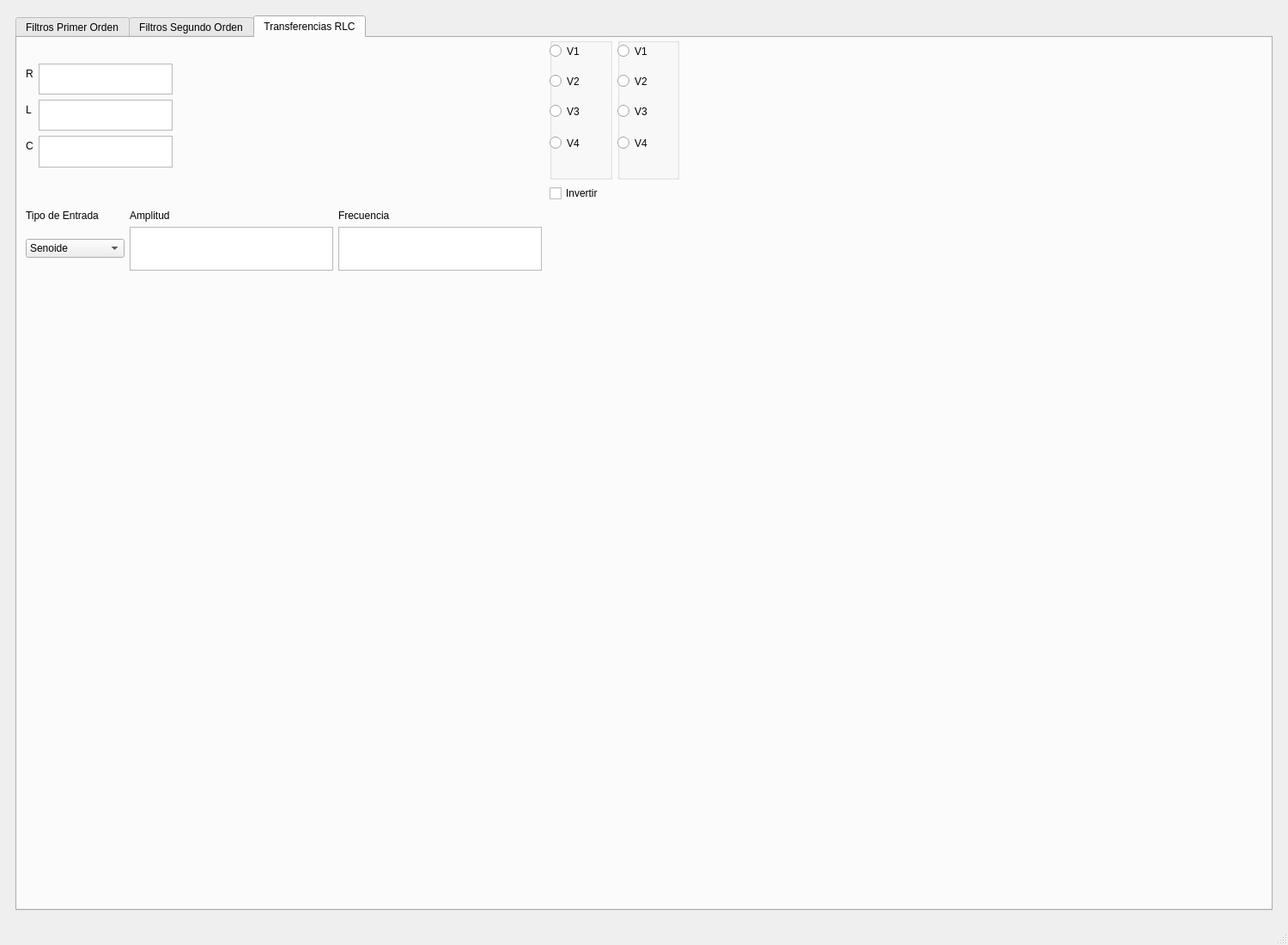
<?xml version="1.0" encoding="UTF-8"?>
<ui version="4.0">
 <class>MainWindow</class>
 <widget class="QMainWindow" name="MainWindow">
  <property name="geometry">
   <rect>
    <x>0</x>
    <y>0</y>
    <width>1500</width>
    <height>1100</height>
   </rect>
  </property>
  <property name="windowTitle">
   <string>MainWindow</string>
  </property>
  <widget class="QWidget" name="centralwidget">
   <layout class="QGridLayout" name="gridLayout_2">
    <item row="0" column="0">
     <widget class="QFrame" name="mainframe">
      <layout class="QGridLayout" name="gridLayout">
       <item row="0" column="0">
        <widget class="QTabWidget" name="tabWidget">
         <property name="currentIndex">
          <number>2</number>
         </property>
         <widget class="QWidget" name="tabprimerorden">
          <attribute name="title">
           <string>Filtros Primer Orden</string>
          </attribute>
          <widget class="QWidget" name="verticalLayoutWidget">
           <property name="geometry">
            <rect>
             <x>10</x>
             <y>80</y>
             <width>781</width>
             <height>391</height>
            </rect>
           </property>
           <layout class="QVBoxLayout" name="bodeamplitudelayout_1"/>
          </widget>
          <widget class="QWidget" name="verticalLayoutWidget_2">
           <property name="geometry">
            <rect>
             <x>800</x>
             <y>80</y>
             <width>651</width>
             <height>391</height>
            </rect>
           </property>
           <layout class="QVBoxLayout" name="bodefaselayout_1"/>
          </widget>
          <widget class="QWidget" name="verticalLayoutWidget_3">
           <property name="geometry">
            <rect>
             <x>10</x>
             <y>480</y>
             <width>451</width>
             <height>431</height>
            </rect>
           </property>
           <layout class="QVBoxLayout" name="zeroeslayout_1"/>
          </widget>
          <widget class="QWidget" name="verticalLayoutWidget_4">
           <property name="geometry">
            <rect>
             <x>470</x>
             <y>560</y>
             <width>981</width>
             <height>351</height>
            </rect>
           </property>
           <layout class="QVBoxLayout" name="outputexcitationlayout_1"/>
          </widget>
          <widget class="QWidget" name="gridLayoutWidget_2">
           <property name="geometry">
            <rect>
             <x>10</x>
             <y>0</y>
             <width>561</width>
             <height>71</height>
            </rect>
           </property>
           <layout class="QGridLayout" name="filtromenulayout_1">
            <item row="0" column="0">
             <widget class="QLabel" name="labeltipofiltro_1">
              <property name="text">
               <string>Tipo de Filtro</string>
              </property>
             </widget>
            </item>
            <item row="0" column="3">
             <widget class="QLabel" name="labelganancia_1">
              <property name="text">
               <string>Ganancia</string>
              </property>
             </widget>
            </item>
            <item row="1" column="3">
             <widget class="QPlainTextEdit" name="editganancia_1"/>
            </item>
            <item row="1" column="2">
             <widget class="QPlainTextEdit" name="editpolo_1"/>
            </item>
            <item row="0" column="2">
             <widget class="QLabel" name="labelpolo_1">
              <property name="text">
               <string>Polo</string>
              </property>
             </widget>
            </item>
            <item row="1" column="1">
             <widget class="QPlainTextEdit" name="editcero_1"/>
            </item>
            <item row="0" column="1">
             <widget class="QLabel" name="labelcero_1">
              <property name="text">
               <string>Cero</string>
              </property>
             </widget>
            </item>
            <item row="1" column="0">
             <widget class="QComboBox" name="filtertype_1">
              <item>
               <property name="text">
                <string>Arbitrario</string>
               </property>
              </item>
              <item>
               <property name="text">
                <string>Pasa Bajos</string>
               </property>
              </item>
              <item>
               <property name="text">
                <string>Pasa Altos</string>
               </property>
              </item>
              <item>
               <property name="text">
                <string>Pasa Todo</string>
               </property>
              </item>
              <item>
               <property name="text">
                <string>Pasa Banda</string>
               </property>
              </item>
              <item>
               <property name="text">
                <string>Notch</string>
               </property>
              </item>
             </widget>
            </item>
           </layout>
          </widget>
          <widget class="QWidget" name="gridLayoutWidget_3">
           <property name="geometry">
            <rect>
             <x>470</x>
             <y>480</y>
             <width>601</width>
             <height>71</height>
            </rect>
           </property>
           <layout class="QGridLayout" name="entradamenulayout_1">
            <item row="2" column="0">
             <widget class="QComboBox" name="entrytype_1">
              <item>
               <property name="text">
                <string>Senoide</string>
               </property>
              </item>
              <item>
               <property name="text">
                <string>Pulso</string>
               </property>
              </item>
              <item>
               <property name="text">
                <string>Pulso periodico</string>
               </property>
              </item>
             </widget>
            </item>
            <item row="1" column="1">
             <widget class="QLabel" name="labelamplitud_1">
              <property name="text">
               <string>Amplitud</string>
              </property>
             </widget>
            </item>
            <item row="2" column="1">
             <widget class="QPlainTextEdit" name="editamplitud_1"/>
            </item>
            <item row="1" column="0">
             <widget class="QLabel" name="labeltipoentrada_1">
              <property name="text">
               <string>Tipo de Entrada</string>
              </property>
             </widget>
            </item>
            <item row="1" column="2">
             <widget class="QLabel" name="labelfrecuencia_1">
              <property name="text">
               <string>Frecuencia</string>
              </property>
             </widget>
            </item>
            <item row="2" column="2">
             <widget class="QPlainTextEdit" name="editfrecuencia_1"/>
            </item>
           </layout>
          </widget>
          <widget class="QWidget" name="verticalLayoutWidget_14">
           <property name="geometry">
            <rect>
             <x>580</x>
             <y>0</y>
             <width>511</width>
             <height>71</height>
            </rect>
           </property>
           <layout class="QVBoxLayout" name="funciontransferencialayout_1"/>
          </widget>
         </widget>
         <widget class="QWidget" name="tabsegundoorden">
          <attribute name="title">
           <string>Filtros Segundo Orden</string>
          </attribute>
          <widget class="QWidget" name="gridLayoutWidget_8">
           <property name="geometry">
            <rect>
             <x>10</x>
             <y>0</y>
             <width>561</width>
             <height>71</height>
            </rect>
           </property>
           <layout class="QGridLayout" name="filtromenulayout_2">
            <item row="0" column="0">
             <widget class="QLabel" name="labeltipofiltro_2">
              <property name="text">
               <string>Tipo de Filtro</string>
              </property>
             </widget>
            </item>
            <item row="0" column="1">
             <widget class="QLabel" name="labelw0_2">
              <property name="text">
               <string>w_0</string>
              </property>
             </widget>
            </item>
            <item row="0" column="2">
             <widget class="QLabel" name="labelxi_2">
              <property name="text">
               <string>xi</string>
              </property>
             </widget>
            </item>
            <item row="0" column="3">
             <widget class="QLabel" name="labelganancia_2">
              <property name="text">
               <string>Ganancia</string>
              </property>
             </widget>
            </item>
            <item row="1" column="0">
             <widget class="QComboBox" name="filtertype_2">
              <item>
               <property name="text">
                <string>Arbitrario</string>
               </property>
              </item>
              <item>
               <property name="text">
                <string>Pasa Bajos</string>
               </property>
              </item>
              <item>
               <property name="text">
                <string>Pasa Altos</string>
               </property>
              </item>
              <item>
               <property name="text">
                <string>Pasa Todo</string>
               </property>
              </item>
              <item>
               <property name="text">
                <string>Pasa Banda</string>
               </property>
              </item>
              <item>
               <property name="text">
                <string>Notch</string>
               </property>
              </item>
             </widget>
            </item>
            <item row="1" column="1">
             <widget class="QPlainTextEdit" name="editw0_2"/>
            </item>
            <item row="1" column="2">
             <widget class="QPlainTextEdit" name="editxi_2"/>
            </item>
            <item row="1" column="3">
             <widget class="QPlainTextEdit" name="editganancia_2"/>
            </item>
           </layout>
          </widget>
          <widget class="QWidget" name="verticalLayoutWidget_15">
           <property name="geometry">
            <rect>
             <x>580</x>
             <y>0</y>
             <width>511</width>
             <height>71</height>
            </rect>
           </property>
           <layout class="QVBoxLayout" name="funciontransferencialayout_2"/>
          </widget>
          <widget class="QWidget" name="verticalLayoutWidget_5">
           <property name="geometry">
            <rect>
             <x>10</x>
             <y>80</y>
             <width>781</width>
             <height>391</height>
            </rect>
           </property>
           <layout class="QVBoxLayout" name="bodeamplitudelayout_2"/>
          </widget>
          <widget class="QWidget" name="verticalLayoutWidget_6">
           <property name="geometry">
            <rect>
             <x>800</x>
             <y>80</y>
             <width>651</width>
             <height>391</height>
            </rect>
           </property>
           <layout class="QVBoxLayout" name="bodefaselayout_2"/>
          </widget>
          <widget class="QWidget" name="verticalLayoutWidget_7">
           <property name="geometry">
            <rect>
             <x>10</x>
             <y>480</y>
             <width>451</width>
             <height>431</height>
            </rect>
           </property>
           <layout class="QVBoxLayout" name="zeroeslayout_2"/>
          </widget>
          <widget class="QWidget" name="verticalLayoutWidget_8">
           <property name="geometry">
            <rect>
             <x>470</x>
             <y>560</y>
             <width>981</width>
             <height>351</height>
            </rect>
           </property>
           <layout class="QVBoxLayout" name="outputexcitationlayout_2"/>
          </widget>
          <widget class="QWidget" name="gridLayoutWidget_4">
           <property name="geometry">
            <rect>
             <x>470</x>
             <y>480</y>
             <width>601</width>
             <height>71</height>
            </rect>
           </property>
           <layout class="QGridLayout" name="entradamenulayout_2">
            <item row="1" column="0">
             <widget class="QLabel" name="labeltipoentrada_2">
              <property name="text">
               <string>Tipo de Entrada</string>
              </property>
             </widget>
            </item>
            <item row="2" column="0">
             <widget class="QComboBox" name="entrytype_2">
              <item>
               <property name="text">
                <string>Senoide</string>
               </property>
              </item>
              <item>
               <property name="text">
                <string>Pulso</string>
               </property>
              </item>
              <item>
               <property name="text">
                <string>Pulso periodico</string>
               </property>
              </item>
             </widget>
            </item>
            <item row="1" column="1">
             <widget class="QLabel" name="labelamplitud_2">
              <property name="text">
               <string>Amplitud</string>
              </property>
             </widget>
            </item>
            <item row="2" column="1">
             <widget class="QPlainTextEdit" name="editamplitud_2"/>
            </item>
            <item row="1" column="2">
             <widget class="QLabel" name="labelfrecuencia_2">
              <property name="text">
               <string>Frecuencia</string>
              </property>
             </widget>
            </item>
            <item row="2" column="2">
             <widget class="QPlainTextEdit" name="editfrecuencia_2"/>
            </item>
           </layout>
          </widget>
         </widget>
         <widget class="QWidget" name="tabrlc">
          <attribute name="title">
           <string>Transferencias RLC</string>
          </attribute>
          <widget class="QLabel" name="imagen_rlc">
           <property name="geometry">
            <rect>
             <x>190</x>
             <y>0</y>
             <width>421</width>
             <height>191</height>
            </rect>
           </property>
           <property name="text">
            <string/>
           </property>
           <property name="pixmap">
            <pixmap>Electro.png</pixmap>
           </property>
           <property name="scaledContents">
            <bool>true</bool>
           </property>
          </widget>
          <widget class="QWidget" name="verticalLayoutWidget_9">
           <property name="geometry">
            <rect>
             <x>790</x>
             <y>0</y>
             <width>521</width>
             <height>191</height>
            </rect>
           </property>
           <layout class="QVBoxLayout" name="funciontransferencia_rlc"/>
          </widget>
          <widget class="QWidget" name="verticalLayoutWidget_10">
           <property name="geometry">
            <rect>
             <x>10</x>
             <y>280</y>
             <width>1441</width>
             <height>261</height>
            </rect>
           </property>
           <layout class="QVBoxLayout" name="outputlayout_rlc"/>
          </widget>
          <widget class="QWidget" name="verticalLayoutWidget_11">
           <property name="geometry">
            <rect>
             <x>10</x>
             <y>560</y>
             <width>741</width>
             <height>351</height>
            </rect>
           </property>
           <layout class="QVBoxLayout" name="bodeamplitudelayout_rlc"/>
          </widget>
          <widget class="QWidget" name="verticalLayoutWidget_12">
           <property name="geometry">
            <rect>
             <x>760</x>
             <y>560</y>
             <width>691</width>
             <height>351</height>
            </rect>
           </property>
           <layout class="QVBoxLayout" name="bodefaselayout_rlc"/>
          </widget>
          <widget class="QWidget" name="formLayoutWidget">
           <property name="geometry">
            <rect>
             <x>10</x>
             <y>30</y>
             <width>171</width>
             <height>121</height>
            </rect>
           </property>
           <layout class="QFormLayout" name="menu_rlc">
            <item row="0" column="0">
             <widget class="QLabel" name="r_label">
              <property name="text">
               <string>R</string>
              </property>
             </widget>
            </item>
            <item row="0" column="1">
             <widget class="QPlainTextEdit" name="edit_r"/>
            </item>
            <item row="1" column="0">
             <widget class="QLabel" name="l_label">
              <property name="text">
               <string>L</string>
              </property>
             </widget>
            </item>
            <item row="1" column="1">
             <widget class="QPlainTextEdit" name="edit_l"/>
            </item>
            <item row="2" column="0">
             <widget class="QLabel" name="c_label">
              <property name="text">
               <string>C</string>
              </property>
             </widget>
            </item>
            <item row="2" column="1">
             <widget class="QPlainTextEdit" name="edit_c"/>
            </item>
           </layout>
          </widget>
          <widget class="QWidget" name="gridLayoutWidget_7">
           <property name="geometry">
            <rect>
             <x>620</x>
             <y>0</y>
             <width>151</width>
             <height>191</height>
            </rect>
           </property>
           <layout class="QGridLayout" name="potencialeslayout_rlc">
            <item row="1" column="0" colspan="2">
             <widget class="QCheckBox" name="invertcheck">
              <property name="layoutDirection">
               <enum>Qt::LeftToRight</enum>
              </property>
              <property name="text">
               <string>Invertir</string>
              </property>
             </widget>
            </item>
            <item row="0" column="0">
             <widget class="QGroupBox" name="V_a">
              <property name="title">
               <string/>
              </property>
              <widget class="QRadioButton" name="vbutton_2a">
               <property name="geometry">
                <rect>
                 <x>0</x>
                 <y>30</y>
                 <width>71</width>
                 <height>41</height>
                </rect>
               </property>
               <property name="text">
                <string>V2</string>
               </property>
              </widget>
              <widget class="QRadioButton" name="vbutton_3a">
               <property name="geometry">
                <rect>
                 <x>0</x>
                 <y>70</y>
                 <width>71</width>
                 <height>31</height>
                </rect>
               </property>
               <property name="text">
                <string>V3</string>
               </property>
              </widget>
              <widget class="QRadioButton" name="vbutton_4a">
               <property name="geometry">
                <rect>
                 <x>0</x>
                 <y>107</y>
                 <width>71</width>
                 <height>31</height>
                </rect>
               </property>
               <property name="text">
                <string>V4</string>
               </property>
              </widget>
              <widget class="QRadioButton" name="vbutton_1a">
               <property name="geometry">
                <rect>
                 <x>0</x>
                 <y>0</y>
                 <width>71</width>
                 <height>31</height>
                </rect>
               </property>
               <property name="text">
                <string>V1</string>
               </property>
              </widget>
             </widget>
            </item>
            <item row="0" column="1">
             <widget class="QGroupBox" name="V_b">
              <property name="title">
               <string/>
              </property>
              <widget class="QRadioButton" name="vbutton_2b">
               <property name="geometry">
                <rect>
                 <x>0</x>
                 <y>30</y>
                 <width>71</width>
                 <height>41</height>
                </rect>
               </property>
               <property name="text">
                <string>V2</string>
               </property>
              </widget>
              <widget class="QRadioButton" name="vbutton_3b">
               <property name="geometry">
                <rect>
                 <x>0</x>
                 <y>70</y>
                 <width>71</width>
                 <height>31</height>
                </rect>
               </property>
               <property name="text">
                <string>V3</string>
               </property>
              </widget>
              <widget class="QRadioButton" name="vbutton_4b">
               <property name="geometry">
                <rect>
                 <x>0</x>
                 <y>107</y>
                 <width>71</width>
                 <height>31</height>
                </rect>
               </property>
               <property name="text">
                <string>V4</string>
               </property>
              </widget>
              <widget class="QRadioButton" name="vbutton_1b">
               <property name="geometry">
                <rect>
                 <x>0</x>
                 <y>0</y>
                 <width>71</width>
                 <height>31</height>
                </rect>
               </property>
               <property name="text">
                <string>V1</string>
               </property>
              </widget>
             </widget>
            </item>
           </layout>
          </widget>
          <widget class="QWidget" name="gridLayoutWidget_5">
           <property name="geometry">
            <rect>
             <x>10</x>
             <y>200</y>
             <width>601</width>
             <height>71</height>
            </rect>
           </property>
           <layout class="QGridLayout" name="entradamenulayout_rlc">
            <item row="2" column="0">
             <widget class="QComboBox" name="entrytype_rlc">
              <item>
               <property name="text">
                <string>Senoide</string>
               </property>
              </item>
              <item>
               <property name="text">
                <string>Pulso</string>
               </property>
              </item>
              <item>
               <property name="text">
                <string>Pulso periodico</string>
               </property>
              </item>
             </widget>
            </item>
            <item row="2" column="1">
             <widget class="QPlainTextEdit" name="editamplitud_rlc"/>
            </item>
            <item row="1" column="1">
             <widget class="QLabel" name="labelamplitud_rlc">
              <property name="text">
               <string>Amplitud</string>
              </property>
             </widget>
            </item>
            <item row="2" column="2">
             <widget class="QPlainTextEdit" name="editfrecuencia_rlc"/>
            </item>
            <item row="1" column="0">
             <widget class="QLabel" name="labeltipoentrada_rlc">
              <property name="text">
               <string>Tipo de Entrada</string>
              </property>
             </widget>
            </item>
            <item row="1" column="2">
             <widget class="QLabel" name="labelfrecuencia_rlc">
              <property name="text">
               <string>Frecuencia</string>
              </property>
             </widget>
            </item>
           </layout>
          </widget>
         </widget>
        </widget>
       </item>
      </layout>
     </widget>
    </item>
   </layout>
  </widget>
  <widget class="QStatusBar" name="statusbar"/>
 </widget>
 <resources/>
 <connections/>
</ui>
